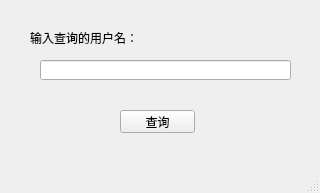
<?xml version="1.0" encoding="UTF-8"?>
<ui version="4.0">
 <class>QueryUserWindow</class>
 <widget class="QMainWindow" name="QueryUserWindow">
  <property name="geometry">
   <rect>
    <x>0</x>
    <y>0</y>
    <width>320</width>
    <height>193</height>
   </rect>
  </property>
  <property name="windowTitle">
   <string>MainWindow</string>
  </property>
  <widget class="QWidget" name="centralwidget">
   <widget class="QLabel" name="label">
    <property name="geometry">
     <rect>
      <x>30</x>
      <y>30</y>
      <width>161</width>
      <height>16</height>
     </rect>
    </property>
    <property name="text">
     <string>输入查询的用户名：</string>
    </property>
   </widget>
   <widget class="QLineEdit" name="et_username">
    <property name="geometry">
     <rect>
      <x>40</x>
      <y>60</y>
      <width>251</width>
      <height>20</height>
     </rect>
    </property>
   </widget>
   <widget class="QPushButton" name="btn_queryuser">
    <property name="geometry">
     <rect>
      <x>120</x>
      <y>110</y>
      <width>75</width>
      <height>23</height>
     </rect>
    </property>
    <property name="text">
     <string>查询</string>
    </property>
   </widget>
  </widget>
  <widget class="QMenuBar" name="menubar">
   <property name="geometry">
    <rect>
     <x>0</x>
     <y>0</y>
     <width>320</width>
     <height>23</height>
    </rect>
   </property>
  </widget>
  <widget class="QStatusBar" name="statusbar"/>
 </widget>
 <resources/>
 <connections/>
</ui>
